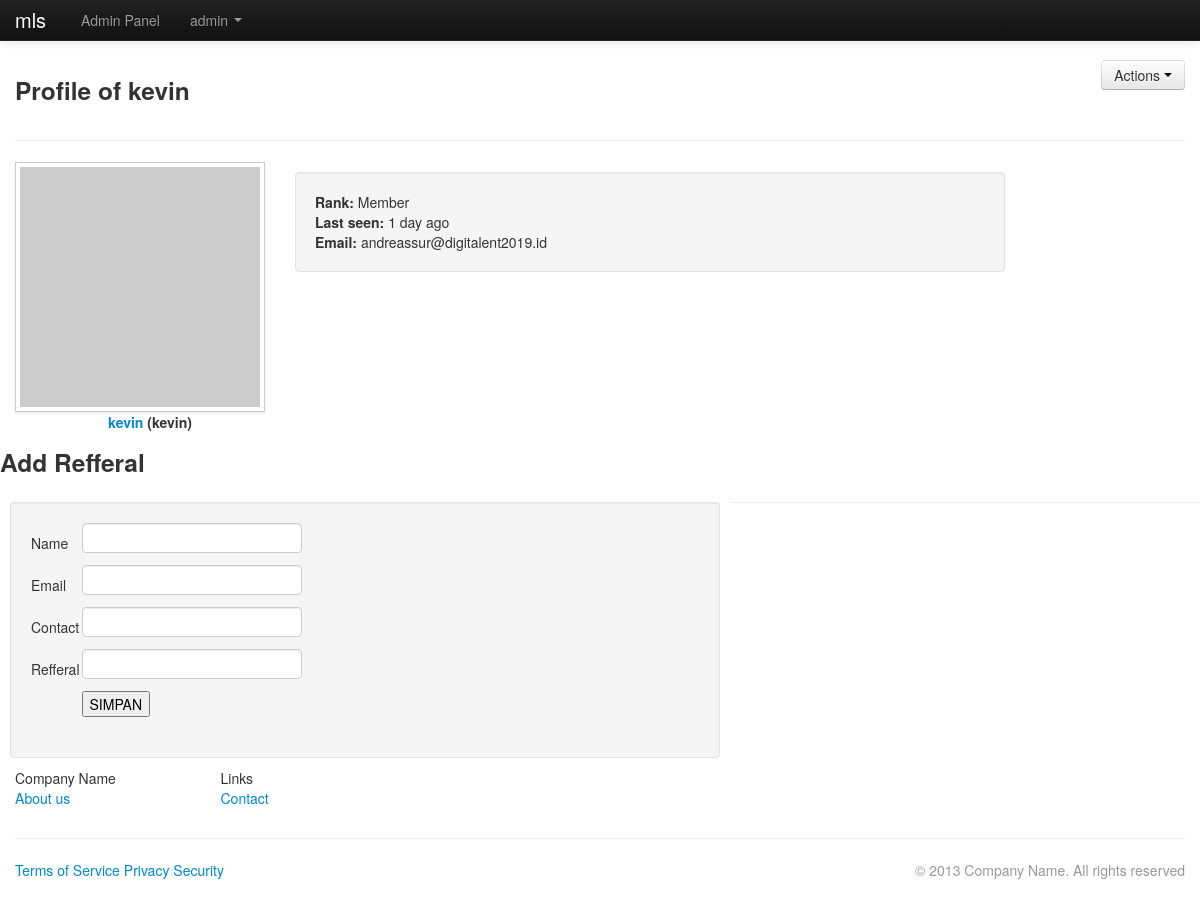
The page /profile.php?u=4 (signed in) on the database its author committed.
### tables this page shows
CREATE TABLE `mls_settings` (
  `site_name` varchar(255) NOT NULL DEFAULT 'Demo Site',
  `url` varchar(300) NOT NULL,
  `admin_email` varchar(255) NOT NULL,
  `max_ban_period` int(11) NOT NULL DEFAULT 10,
  `register` int(11) NOT NULL DEFAULT 1,
  `email_validation` int(11) NOT NULL DEFAULT 0,
  `captcha` int(11) NOT NULL
);

CREATE TABLE `mls_users` (
  `userid` int(11) NOT NULL,
  `username` varchar(50) NOT NULL,
  `display_name` varchar(255) NOT NULL,
  `password` varchar(50) NOT NULL,
  `email` varchar(255) NOT NULL,
  `key` varchar(50) NOT NULL,
  `validated` varchar(100) NOT NULL,
  `groupid` int(11) NOT NULL DEFAULT 2,
  `lastactive` int(11) NOT NULL,
  `showavt` int(11) NOT NULL DEFAULT 1,
  `banned` int(11) NOT NULL,
  `regtime` int(11) NOT NULL
);

CREATE TABLE `mls_groups` (
  `groupid` int(11) NOT NULL,
  `name` varchar(255) NOT NULL,
  `type` int(11) NOT NULL,
  `priority` int(11) NOT NULL,
  `color` varchar(50) NOT NULL,
  `canban` int(11) NOT NULL,
  `canhideavt` int(11) NOT NULL,
  `canedit` int(11) NOT NULL
);

### inc/init.php (called while the page is built, shortened)
<?php
$set = new stdClass();
$page = new stdClass();
include "settings.php";
include MLS_ROOT."/lib/mysql.class.php";
include MLS_ROOT."/lib/users.class.php";
include MLS_ROOT."/lib/options.class.php";
$db = new SafeMySQL(array(
	'host' 	=> $set->db_host,
	'user'	=> $set->db_user,
	'pass'	=> $set->db_pass,
	'db'=> $set->db_name));
if(!($db_set = $db->getRow("SELECT * FROM `".MLS_PREFIX."settings` LIMIT 1"))) {
	header("Location: install.php");
	exit;
}
$set = (object)array_merge((array)$set,(array)$db_set);
$presets = new presets;
$user = new User($db);
$options = new Options;

### settings.php (called while the page is built, shortened)
<?php
$set->db_host = 'localhost';
$set->db_user = 'root';
$set->db_pass = '';
$set->db_name = 'mls';

### lib/mysql.class.php (called while the page is built, shortened)
<?php
class SafeMySQL
{
    private $conn;
    public $asObj;
    private $defaults = array(
        'host'      => 'localhost',
        'user'      => 'root',
        'pass'      => '',
        'db'        => 'mls',
        'port'      => NULL,
        'socket'    => NULL,
        'pconnect'  => FALSE,
        'charset'   => 'utf8',
        'errmode'   => 'error',
        'exception' => 'Exception',
        'asObj'     => true,
    );
    function __construct($opt = array())
    {
        $opt = array_merge($this->defaults,$opt);
        $this->asObj = $opt['asObj'];
        @$this->conn = mysqli_connect($opt['host'], $opt['user'], $opt['pass'], $opt['db'], $opt['port'], $opt['socket']);
        mysqli_set_charset($this->conn, $opt['charset']) or $this->error(mysqli_error($this->conn));
    }
    public function ret($value)
    {
        if($this->asObj)
            return (object)$value;
        else
            return $value;
    }
    public function fetch($result,$mode=self::RESULT_ASSOC)
    {
        return mysqli_fetch_array($result, $mode);
    }
    public function getRow()
    {
        $query = $this->prepareQuery(func_get_args());
        if ($res = $this->rawQuery($query)) {
            $ret = $this->fetch($res);
            return $this->ret($ret);
        }
        return FALSE;
    }
    private function rawQuery($query)
    {
        $start = microtime(TRUE);
        $res   = mysqli_query($this->conn, $query);
        $timer = microtime(TRUE) - $start;
        return $res;
    }
    private function prepareQuery($args)
    {
        $query = '';
        $raw   = array_shift($args);
        $array = preg_split('~(\?[nsiuap])|(:[A-Za-z0-9]+)~u'," ".$raw,null,PREG_SPLIT_DELIM_CAPTURE);
        $anum  = count($args);
        $array = array_values(array_filter($array));
        preg_match("~:([A-Za-z0-9]+)~u", $raw, $match);
        $named = count($match);
        if($named)
            $vals = array_shift($args);
        else
            $vals = array();
        $pnum  = floor(count($array) / 2) - floor(count($vals)/2);
        foreach ($array as $i => $part)
        {
            if ( ($i % 2) == 0 )
            {
                $query .= $part;
                continue;
            }
            $value = array_shift($args);
            switch ($part)
            {
                case '?i':
                    $part = $this->escapeInt($value);
                    break;
            }
            $query .= $part;
        }
        return $query;
    }
    private function escapeInt($value)
    {
        return $value;
    }
}

### lib/options.class.php (called while the page is built, shortened)
<?php
class Options
{
	public function html($string) {
		return htmlentities($string, ENT_QUOTES);
	}
	public function tsince($time, $end_msg = 'ago') {
	    $time = abs(time() - $time);
	    $tokens = array (
	        31536000 => 'year',
	        2592000 => 'month',
	        604800 => 'week',
	        86400 => 'day',
	        3600 => 'hour',
	        60 => 'minute',
	        1 => 'second'
	    );
	    foreach ($tokens as $unit => $text) {
	        if ($time < $unit) continue;
	        $numberOfUnits = floor($time / $unit);
	        return $numberOfUnits.' '.$text.(($numberOfUnits>1)?'s':'').' '. $end_msg;
	    }
	}
}

### profile.php (the view, shortened to what this page needs)
<?php
include 'inc/init.php';
if(!isset($_GET["u"]) || !($u = $db->getRow("SELECT * FROM `".MLS_PREFIX."users` WHERE `userid`= ?i", $_GET["u"]))){
	$page->error = "User doesn't exists or it was deleted !";
	$u = new stdClass();
	$u->username = 'Guest';
}
$page->title = "Profile of ". $options->html($u->username);
include 'header.php';
$show_actions = '';
if($user->group->canban && $user->hasPrivilege($u->userid) && ($user->data->userid != $u->userid))
	$show_actions .= "<li><a href='$set->url/mod.php?act=ban&id=$u->userid'><i class='icon-ban-circle'></i> ".($u->banned ? "Un" : "")."Ban ".$options->html($u->username)."</a></li>";
if($user->group->canhideavt && $user->hasPrivilege($u->userid))
	$show_actions .= "<li><a href='$set->url/mod.php?act=avt&id=$u->userid'><i class='icon-eye-close'></i> ".($u->showavt ? "Hide" : "Show")." avatar</a></li>";
if(($user->data->userid == $u->userid) || ($user->group->canedit && $user->hasPrivilege($u->userid)))
	$show_actions .= "<li><a href='$set->url/user.php?id=$u->userid'><i class='icon-pencil'></i> Edit profile</a></li>";
if($user->isAdmin() && $user->data->userid != $u->userid)
	$show_actions .="<li><a href='$set->url/mod.php?act=del&id=$u->userid'><i class='icon-trash'></i> Delete ".$options->html($u->username)."</li>";
$tooltip = '';
$extra_details = '';
$privacy  = $db->getRow("SELECT * FROM `".MLS_PREFIX."privacy` WHERE `userid` = ?i", $u->userid);
$group  = $db->getRow("SELECT * FROM `".MLS_PREFIX."groups` WHERE `groupid` = ?i", $u->groupid);
if($privacy->email == 1 || $user->isAdmin())
	$extra_details .= "<b>Email:</b> ". $options->html($u->email)."<br/>";
echo "<div class='container'>
	<h3 class='pull-left'>Profile of ".$options->html($u->username)."</h3>";
if($show_actions != '')
echo "<div class='btn-group pull-right'>
  		<a class='btn dropdown-toggle' data-toggle='dropdown' href='#'>
    		Actions
    		<span class='caret'></span>
  		</a>
  		<ul class='dropdown-menu'>
  			$show_actions
  		</ul>
  	</div>";
echo "
  	<div class='clearfix'></div>
	<hr>
	<div class='row'>
		<div class='span3'>
			<a href='http://gravatar.com'$tooltip>
				<img src='".$user->getAvatar($u->userid, 240)."' width='240' class='img-polaroid' alt='".$options->html($u->username)."'>
			</a>
			<div style='text-align:center;'><b>".$user->showName($u->userid)." (".$options->html($u->username).") </b></div>
		</div>
		<div class='span7 well' style='margin:10px;'>
			<b>Rank:</b> ".$options->html($group->name)."<br/>
			<b>Last seen:</b> ".$options->tsince($u->lastactive)."<br/>
			$extra_details
		</div>
	</div>
</div>";
?>
<html>
<h3>Add Refferal </h3>
<div class='span7 well' style='margin:10px;'>
	<form method="post" action="tambah_aksi.php">
		<table>
			<tr>
				<td>Name</td>
				<td><input type="text" name="name"></td>
			</tr>
			<tr>
				<td>Email</td>
				<td><input type="email" name="email"></td>
			</tr>
			<tr>
				<td>Contact</td>
				<td><input type="text" name="contact"></td>
			</tr>
			<tr>
				<td>Refferal</td>
				<td><input type="text" name="refferal"></td>
			</tr>
			<tr>
				<td></td>
				<td><input type="submit" value="SIMPAN"></td>
			</tr>
		</table>
	</form>
</div>
</html>
<?php include 'footer.php';?>

### header.php (shortened to what this page needs)
<?php
if($page->navbar == array())
    $page->navbar = $presets->GenerateNavbar();
?><!DOCTYPE html>
 <html class="no-js">
    <head>
        <link rel="stylesheet" href="<?php echo $set->url; ?>/css/bootstrap.min.css">
        <link rel="stylesheet" href="<?php echo $set->url; ?>/css/bootstrap-responsive.min.css">
        <link rel="stylesheet" href="<?php echo $set->url; ?>/css/main.css">
    </head>
    <body>
        <div class="navbar navbar-inverse navbar-fixed-top">
            <div class="navbar-inner">
                <div class="container">
                    <a class="brand" href="<?php echo $set->url; ?>"><?php echo $set->site_name; ?></a>
                    <div class="nav-collapse collapse">
                        <ul class="nav pull-left">
<?php
foreach ($page->navbar as $key => $v) {
    if ($v[0] == 'item') {
        echo "<li".($v[1]['class'] ? " class='".$v[1]['class']."'" : "").">
            <a href='".$v[1]['href']."'>".$v[1]['name']."</a></li>";
    } else if($v[0] == 'dropdown') {
        echo "<li class='dropdown".
            ($v['class'] ? " ".$v['class'] : "")."'".
            ($v['style'] ? " style='".$v['style']."'" : "").
           ">
            <a href='#' class='dropdown-toggle' data-toggle='dropdown'>".$v['name']." <b class='caret'></b></a>
            <ul class='dropdown-menu'>";
        echo "</ul></li>";
    }
}
echo "</ul>";
echo "
            </div>
        </div>
    </div>
</div>";

### header.php (style rules this page uses)
body { padding-top: 60px; padding-bottom: 40px; }

### rows shown on the page
mls_settings: site_name "mls"
mls_users: username "admin"
mls_users: username "kevin", lastactive "1 day ago", email "andreassur@digitalent2019.id"
mls_groups: name "Member"

### other values the page prints
$v[1]['name'] "Admin Panel"
$u->display_name "kevin"
